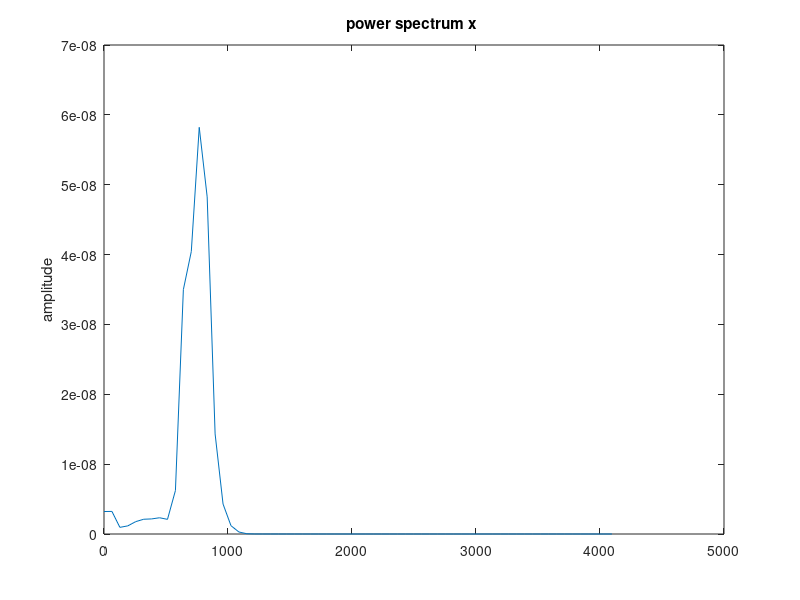
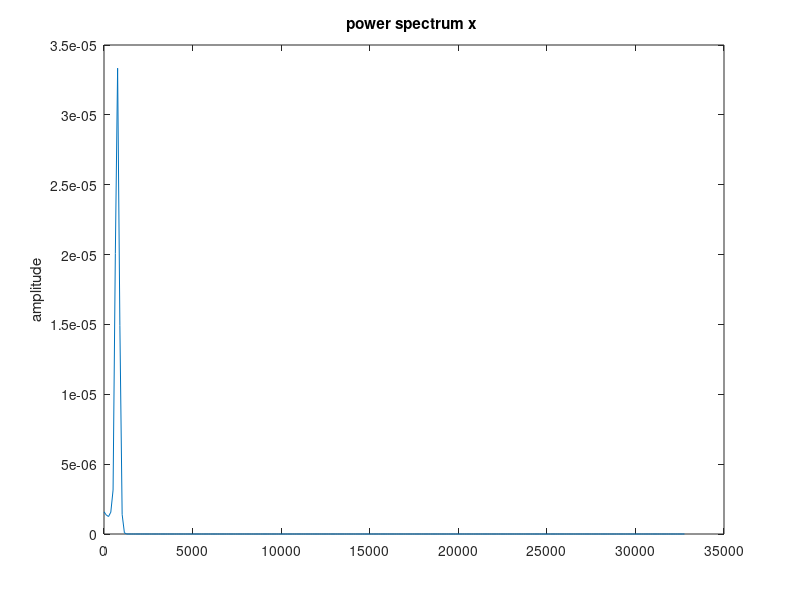
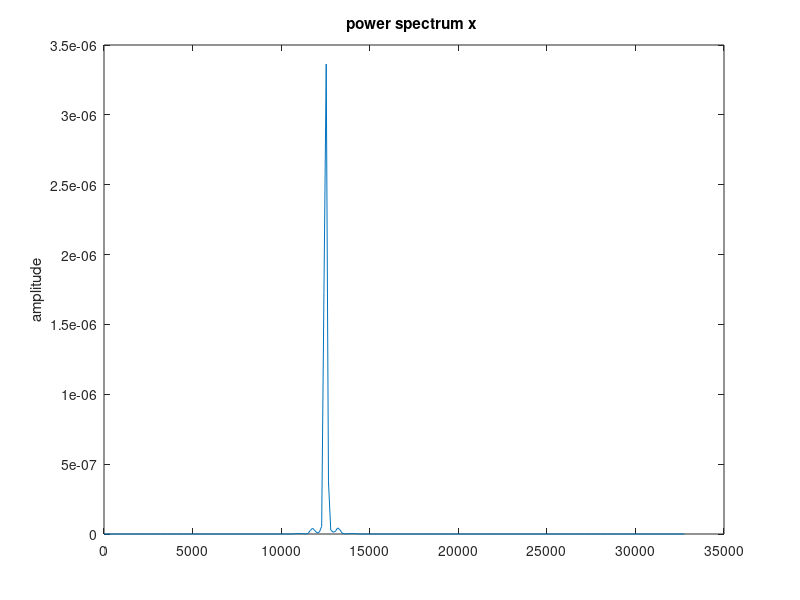
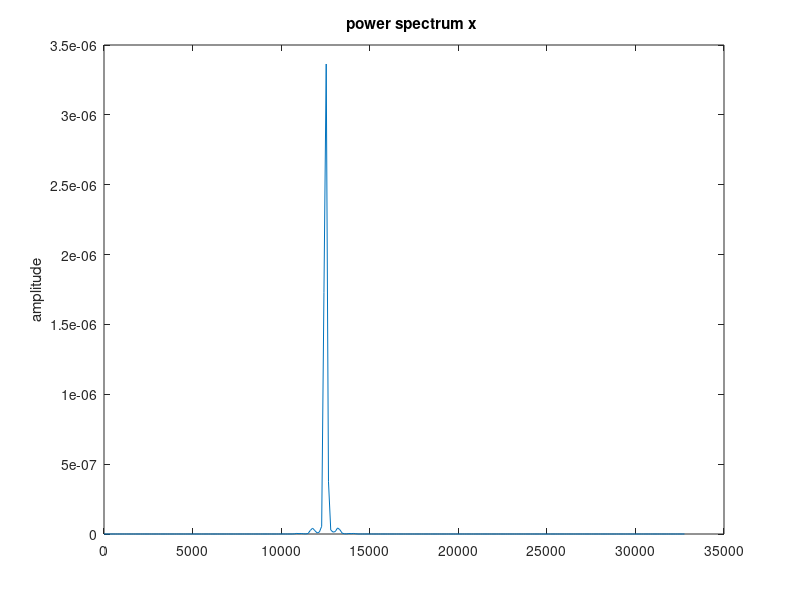

These charts were generated, in order, by the following MATLAB code:
%% FM Modulation signal of constant spectrum
clear all; close all;
load sima_lp;
F1=fc(1); 
F2=fc(2); 
figure; pwelch(sima_lp,[],[],[],Fs);
D=8;
s=interp(sima_lp,D); Fs=Fs*D; F1=F1/D; F2=F2/D; % cutting frequencies
s=s/max(abs(s));
t=[1:length(s)]'/Fs;
figure; pwelch(s,[],[],[],Fs);
Fc=12500;
freqdev=1800;
sintegr=0;
for i=1:length(t)
    sintegr=sintegr+s(i)*1/Fs;
    y(i)=cos(2*pi*Fc*t(i)+2*pi*freqdev*sintegr);
end
y=max(abs(sima_lp))*y';
figure; pwelch(y,[],[],[],Fs);
%% Band-Pass filter before demodulation
y=awgn(y,25,'measured');
figure; pwelch(y,[],[],[],Fs);
DR=freqdev/(F2*Fs);
f1=Fc/Fs-(DR+2)*F2; fh=Fc/Fs+(DR+2)*F2; % Carson's rule
M=128;
hpm=firpm(M,[0 f1*0.95 f1*1.02 fh*0.98 fh*1.05 0.5]*2,[0 0 1 1 0 0]);
figure; freqz(hpm,1,512,Fs);
y=conv(y,hpm,'same');
figure; pwelch(y,[],[],[],Fs);
kf=freqdev/max(abs(s));
sh=hilbert(y);
phase=unwrap(angle(sh)-2*pi*Fc*t);
z=diff (phase)./diff(t)/kf/2/pi;
figure; pwelch(z,[],[],[],Fs);
% Band-Pass filter Parks-McClellan
f1=F2; f2=1.1*f1; order=64*D;
fpts=[0 f1 f2 0.5]*2;
mag=[1 1 0 0]; wt=[1 1];
b=firpm(order,fpts,mag,wt);
z_lp=conv(z,b,'same');
figure; pwelch(z_lp,[],[],[],Fs);
% Plot the original and recovered signals.
n=[4500:7000];
figure; plot(t(n),s(n),'k-',t(n),z_lp(n),'r');
grid; axis([min(t(n)) max(t(n)) 1.2*min(s(n)) 1.2*max(s(n))]);
legend('Initial Signal','Final Signal');
figure; pwelch(downsample(z_lp,D),[],[],[],Fs);